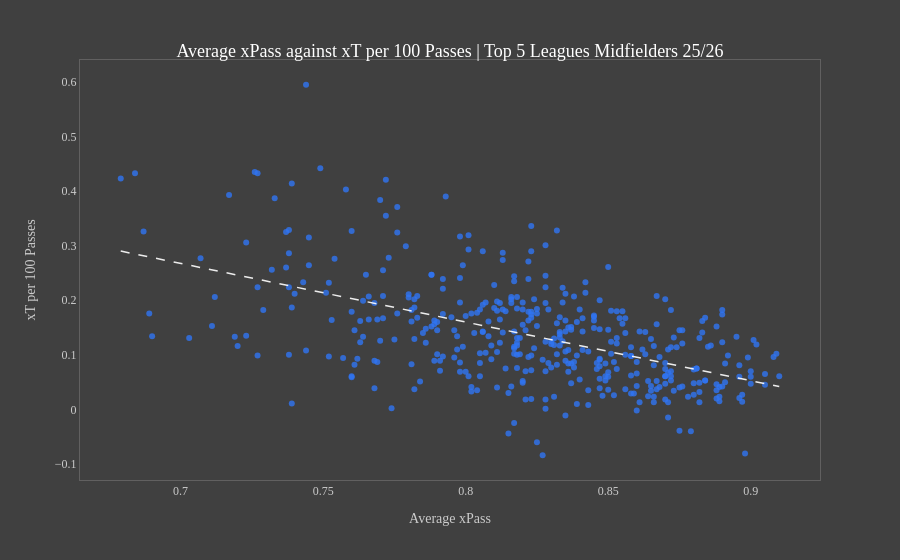

Notebook code for this chart:
### Markdown cell above
### Average xPass vs xT per pass

### Code cell
import plotly.express as px
import numpy as np
from scipy.stats import linregress

plot_data = midfielders_df[midfielders_df["matches_played"] >= 20][["name", 
                                                                    "avg_xPass", 
                                                                    "xT_per_100_passes", 
                                                                    "PAx_per_100",
                                                                    "passing_acc"]].dropna().copy()

plot_data["avg_xPass"] = plot_data["avg_xPass"].round(3)
plot_data["xT_per_100_passes"] = plot_data["xT_per_100_passes"].round(3)
plot_data["PAx_per_100"] = plot_data["PAx_per_100"].round(3)
plot_data["passing_acc"] = plot_data["passing_acc"].round(3)

# Regression statistics
x = plot_data["avg_xPass"]
y = plot_data["xT_per_100_passes"]

regression = linregress(x, y)
r = regression.rvalue
r_squared = r ** 2
p = regression.pvalue

print(f"Correlation (r): {r:.3f}")
print(f"R²: {r_squared:.3f}")
print(f"p-value: {p:.3e}")

fig = px.scatter(
    plot_data,
    x="avg_xPass",
    y="xT_per_100_passes",
    color_discrete_sequence=["#3074F2"],    
    custom_data=["avg_xPass",
                 "xT_per_100_passes",
                 "PAx_per_100",
                 "passing_acc"],
    
    hover_name="name",
    hover_data={
        "name": False,
        "avg_xPass": ":.3f",
        "xT_per_100_passes": ":.3f",
        "PAx_per_100" : ":.3f",
        "passing_acc" : ":.3f"},
    
    labels={
    "avg_xPass": "Average xPass",
    "xT_per_100_passes" : "xT per 100 passes",
    "PAx_per_100": "PAx per 100 passes",
    "passing_acc": "Passing accuracy (%)"},
    
    trendline="ols",
    trendline_scope = "overall",
    opacity=0.8)

fig.update_traces(
    hovertemplate=(
        "<b>%{hovertext}</b><br>"
        "Average xPass: %{customdata[0]:.2f}<br>"
        "xT per 100 Passes: %{customdata[1]:.2f}<br>"
        "PAx per 100 Passes: %{customdata[2]:.2f}<br>"
        "Passing Accuracy: %{customdata[3]:.2f}%<br>"
        "<extra></extra>"
    ),
    selector=dict(mode="markers")
)


fig.update_traces(
    line=dict(
        color="#fff", 
        width=1.5,          
        dash="dash"       
    ),
    opacity=0.9,
    selector=dict(mode="lines"),
    showlegend = False
)

fig.update_layout(
    template="plotly_dark",
    paper_bgcolor="#404040",
    plot_bgcolor="#404040",
    title={
        "text": "Average xPass against xT per 100 Passes | Top 5 Leagues Midfielders 25/26",
        "x": 0.5,
        "xanchor": "center",
        "y": 0.92,
        "font": {
            "family": "DIN Alternate",
            "size": 18,
            "color": "#FFFFFF"
        }
    },
    font={
        "family": "DIN Alternate",
        "size": 12,
        "color": "#CCCCCC"
    },
    xaxis_title="Average xPass",
    yaxis_title="xT per 100 Passes",

    xaxis={
        "showgrid": False,
        "gridcolor": "#616060",
        "gridwidth": 1,
        "zeroline": False,
        "mirror" : True,
        "showline": True,
        "linecolor": "#616060"
    },
    yaxis={
        "showgrid": False,
        "gridcolor": "#616060",
        "gridwidth": 1,
        "zeroline": False,
        "mirror" : True,
        "showline": True,
        "linecolor": "#616060"
    },

    height=None,
    autosize = True
)

fig.show()

fig.write_html(Path.cwd().parent / "figures/xPass_xT_per_100.html",
              config = {"responsive" : True,
                        "displayModeBar" : False})

### Figure 1 — Plotly figure (JSON) as saved in the notebook; plotly's stock layout.template omitted (floating-point values rounded to 4 significant figures; data arrays with more than 128 entries replaced by an {"elided": "..."} marker saying what was removed)
{"data": [{"customdata": {"elided": "412x5 mixed values"}, "hovertemplate": "<b>%{hovertext}</b><br>Average xPass: %{customdata[0]:.2f}<br>xT per 100 Passes: %{customdata[1]:.2f}<br>PAx per 100 Passes: %{customdata[2]:.2f}<br>Passing Accuracy: %{customdata[3]:.2f}%<br><extra></extra>", "hovertext": {"elided": "412 str values"}, "legendgroup": "", "marker": {"color": "#3074F2", "opacity": 0.8, "symbol": "circle"}, "mode": "markers", "name": "", "orientation": "v", "showlegend": false, "type": "scatter", "x": {"elided": "412 float values"}, "xaxis": "x", "y": {"elided": "412 float values"}, "yaxis": "y"}, {"hovertemplate": "<b>OLS trendline</b><br>xT_per_100_passes = -1.07474 * avg_xPass + 1.01989<br>R<sup>2</sup>=0.290700<br><br>Average xPass=%{x:.3f}<br>xT per 100 passes=%{y:.3f} <b>(trend)</b><extra></extra>", "legendgroup": "Overall Trendline", "line": {"color": "#fff", "dash": "dash", "width": 1.5}, "mode": "lines", "name": "Overall Trendline", "opacity": 0.9, "showlegend": false, "type": "scatter", "x": {"elided": "412 float values"}, "xaxis": "x", "y": {"elided": "412 float values"}, "yaxis": "y"}], "layout": {"autosize": true, "font": {"color": "#CCCCCC", "family": "DIN Alternate", "size": 12}, "legend": {"tracegroupgap": 0}, "margin": {"t": 60}, "paper_bgcolor": "#404040", "plot_bgcolor": "#404040", "title": {"font": {"color": "#FFFFFF", "family": "DIN Alternate", "size": 18}, "text": "Average xPass against xT per 100 Passes | Top 5 Leagues Midfielders 25/26", "x": 0.5, "xanchor": "center", "y": 0.92}, "xaxis": {"anchor": "y", "autorange": true, "domain": [0, 1], "gridcolor": "#616060", "gridwidth": 1, "linecolor": "#616060", "mirror": true, "range": [0.665, 0.924], "showgrid": false, "showline": true, "title": {"text": "Average xPass"}, "type": "linear", "zeroline": false}, "yaxis": {"anchor": "x", "autorange": true, "domain": [0, 1], "gridcolor": "#616060", "gridwidth": 1, "linecolor": "#616060", "mirror": true, "range": [-0.1366, 0.6476], "showgrid": false, "showline": true, "title": {"text": "xT per 100 Passes"}, "type": "linear", "zeroline": false}}}
